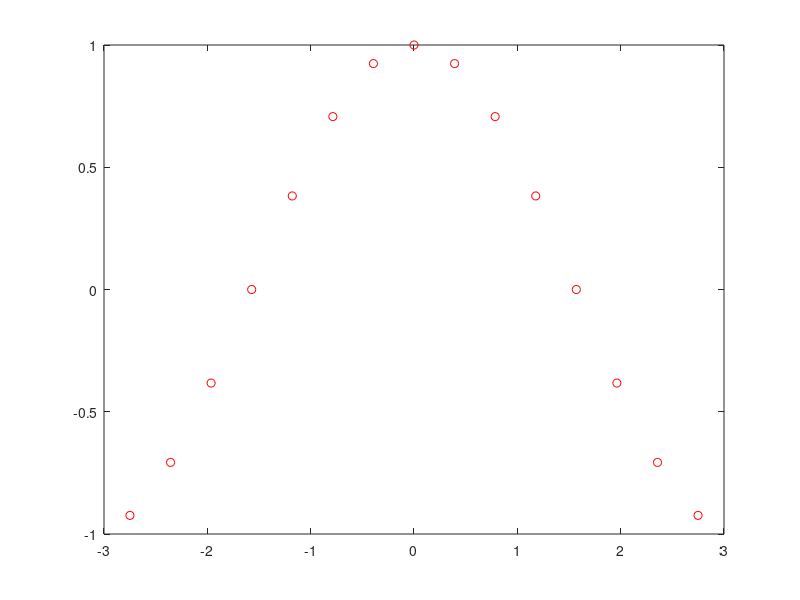

Source code (MATLAB):
% Regression test function (black box) for interplin1
% This function is autogenerated by helpgen.py
function bbtest_success = bbtest_curvefit_interplin1
  bbtest_success = 1;
NumErrors = 0;
try
  x = linspace(-pi*7/8,pi*7/8,15);
catch
  NumErrors = NumErrors + 1;
end
try
  y = cos(x);
catch
  NumErrors = NumErrors + 1;
end
try
  plot(x,y,'ro');
catch
  NumErrors = NumErrors + 1;
end
try
  mprint interplin1_1
catch
  NumErrors = NumErrors + 1;
end
if (NumErrors ~= 0) bbtest_success = 0; return; end
NumErrors = 0;
try
  xi = linspace(-4,4,100);
catch
  NumErrors = NumErrors + 1;
end
try
  yi_nan = interplin1(x,y,xi,'nan');
catch
  NumErrors = NumErrors + 1;
end
try
  yi_zero = interplin1(x,y,xi,'zero');
catch
  NumErrors = NumErrors + 1;
end
try
  yi_endpoint = interplin1(x,y,xi,'endpoint');
catch
  NumErrors = NumErrors + 1;
end
try
  yi_extrap = interplin1(x,y,xi,'extrap');
catch
  NumErrors = NumErrors + 1;
end
try
  plot(x,y,'ro',xi,yi_nan,'g-x',xi,yi_zero,'g-x',xi,yi_endpoint,'g-x',xi,yi_extrap,'g-x');
catch
  NumErrors = NumErrors + 1;
end
try
  mprint interplin1_2
catch
  NumErrors = NumErrors + 1;
end
if (NumErrors ~= 0) bbtest_success = 0; return; end
